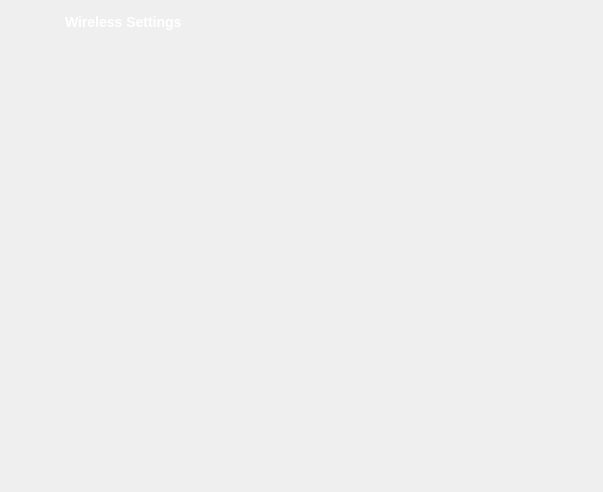
<?xml version="1.0" encoding="UTF-8"?>
<ui version="4.0">
 <class>SmartWirelessSettingWizard</class>
 <widget class="QDialog" name="SmartWirelessSettingWizard">
  <property name="windowModality">
   <enum>Qt::ApplicationModal</enum>
  </property>
  <property name="geometry">
   <rect>
    <x>0</x>
    <y>0</y>
    <width>603</width>
    <height>492</height>
   </rect>
  </property>
  <property name="windowTitle">
   <string>Form</string>
  </property>
  <property name="styleSheet">
   <string notr="true">#iframe
{
   border-image: url(:/sww_res/image/bg_dialog.png);
    border-width: 44px 16px 6px 59px;
	padding-top: -44px;
	padding-right: -16px;
	padding-bottom: -6px;
	padding-left: -59px;
	
    border-radius: 0px;
}

SmartWirelessSettingWizard
{
	background-color:transparent;
}

QPushButton
{   
	border-style:solid;
	border-width:1px;
	border-radius: 4px;
	height:21px;
	min-width:65px;
	padding-left:4px;
	padding-right:4px;
	background-color: qlineargradient(spread:pad, x1:0, y1:0, x2:0, y2:1, stop:0 rgb( 148, 144, 221), stop:1 rgb( 116, 113, 190));
	color:rgb(255,255,255);
	border-color:rgb( 116, 113, 190);
}

QPushButton:focus
{  
		outline:none;
       background-color: qlineargradient(spread:pad, x1:0, y1:0, x2:0, y2:1, stop:0 rgb( 88, 80, 186), stop:1 rgb( 68, 65, 137));
	color:rgb(255,255,255);
	border-color:rgb( 116, 113, 190);
}

QPushButton:focus:hover
{  
       background-color: qlineargradient(spread:pad, x1:0, y1:0, x2:0, y2:1, stop:0 rgb( 240, 240,251), stop:1 rgb( 68, 65, 137));
}

QPushButton:hover
{  

	background-color: qlineargradient(spread:pad, x1:0, y1:0, x2:0, y2:1, stop:0 rgb(  240, 240,251), stop:1 rgb( 116, 113, 190));
	color:rgb(255,255,255); 
	border-color:rgb( 116, 113, 190);
}

QPushButton:disabled
{   
	background-color: qlineargradient(spread:pad, x1:0, y1:0, x2:0, y2:1, stop:0 rgb( 230, 230,230), stop:1 rgb( 140, 140, 140));
	color:rgb(140,140,140); 
	border-color:rgb( 140, 140, 140);
}

QPushButton:pressed
{   
	background-color: qlineargradient(spread:pad, x1:0, y1:0, x2:0, y2:1, stop:0 rgb( 116, 113, 190), stop:1 rgb( 211, 209, 240));
	color:rgb(255,255,255); 
	border-color:rgb( 140, 140, 140);
}

/*
QPushButton:focus
{  
	outline:none;
}
*/

/*about dialog label title*/
QLabel#label_title
{  
	color: rgb(255, 255, 255);
	font-weight:bold;
	font-size: 14px;
}

/********分割线***********/
QFrame[split_line=&quot;1&quot;]{
	border:1px solid #D4D4D3;
}</string>
  </property>
  <layout class="QVBoxLayout" name="verticalLayout_3">
   <property name="margin">
    <number>0</number>
   </property>
   <item>
    <widget class="QWidget" name="iframe" native="true">
     <layout class="QVBoxLayout" name="verticalLayout_2">
      <item>
       <layout class="QHBoxLayout" name="horizontalLayout_2">
        <property name="leftMargin">
         <number>56</number>
        </property>
        <item>
         <widget class="QLabel" name="label_title">
          <property name="sizePolicy">
           <sizepolicy hsizetype="Preferred" vsizetype="Fixed">
            <horstretch>0</horstretch>
            <verstretch>0</verstretch>
           </sizepolicy>
          </property>
          <property name="minimumSize">
           <size>
            <width>0</width>
            <height>26</height>
           </size>
          </property>
          <property name="text">
           <string>Wireless Settings</string>
          </property>
          <property name="wordWrap">
           <bool>true</bool>
          </property>
         </widget>
        </item>
       </layout>
      </item>
      <item>
       <widget class="QWidget" name="widget_2" native="true">
        <property name="sizePolicy">
         <sizepolicy hsizetype="Preferred" vsizetype="Expanding">
          <horstretch>0</horstretch>
          <verstretch>0</verstretch>
         </sizepolicy>
        </property>
        <property name="styleSheet">
         <string notr="true"/>
        </property>
        <layout class="QVBoxLayout" name="verticalLayout">
         <item>
          <widget class="QScrollArea" name="m_wizardScrollArea">
           <property name="styleSheet">
            <string notr="true">QScrollArea
{
	background-color:transparent;
}</string>
           </property>
           <property name="frameShape">
            <enum>QFrame::NoFrame</enum>
           </property>
           <property name="frameShadow">
            <enum>QFrame::Plain</enum>
           </property>
           <property name="widgetResizable">
            <bool>true</bool>
           </property>
           <widget class="QWidget" name="scrollAreaWidgetContents">
            <property name="geometry">
             <rect>
              <x>0</x>
              <y>0</y>
              <width>567</width>
              <height>406</height>
             </rect>
            </property>
            <property name="autoFillBackground">
             <bool>true</bool>
            </property>
            <property name="styleSheet">
             <string notr="true"/>
            </property>
            <layout class="QHBoxLayout" name="horizontalLayout"/>
           </widget>
          </widget>
         </item>
         <item>
          <widget class="AdvanceWirelessSettingPane" name="m_advWirelessSettingPane" native="true">
           <property name="styleSheet">
            <string notr="true"/>
           </property>
          </widget>
         </item>
        </layout>
       </widget>
      </item>
     </layout>
    </widget>
   </item>
  </layout>
 </widget>
 <customwidgets>
  <customwidget>
   <class>AdvanceWirelessSettingPane</class>
   <extends>QWidget</extends>
   <header>advancewirelesssettingpane.h</header>
   <container>1</container>
  </customwidget>
 </customwidgets>
 <resources/>
 <connections/>
</ui>
